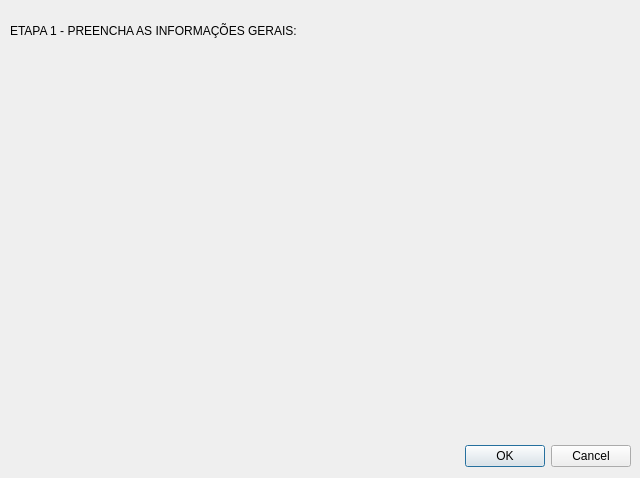
<?xml version="1.0" encoding="UTF-8"?>
<ui version="4.0">
 <class>Dialog</class>
 <widget class="QDialog" name="Dialog">
  <property name="geometry">
   <rect>
    <x>0</x>
    <y>0</y>
    <width>640</width>
    <height>478</height>
   </rect>
  </property>
  <property name="windowTitle">
   <string>INFORMAÇÕES GERAIS</string>
  </property>
  <widget class="QDialogButtonBox" name="buttonBox">
   <property name="geometry">
    <rect>
     <x>10</x>
     <y>440</y>
     <width>621</width>
     <height>32</height>
    </rect>
   </property>
   <property name="orientation">
    <enum>Qt::Horizontal</enum>
   </property>
   <property name="standardButtons">
    <set>QDialogButtonBox::Cancel|QDialogButtonBox::Ok</set>
   </property>
  </widget>
  <widget class="QWidget" name="verticalLayoutWidget">
   <property name="geometry">
    <rect>
     <x>10</x>
     <y>50</y>
     <width>621</width>
     <height>361</height>
    </rect>
   </property>
   <layout class="QVBoxLayout" name="verticalLayout"/>
  </widget>
  <widget class="QLabel" name="label">
   <property name="geometry">
    <rect>
     <x>10</x>
     <y>20</y>
     <width>619</width>
     <height>21</height>
    </rect>
   </property>
   <property name="text">
    <string>ETAPA 1 - PREENCHA AS INFORMAÇÕES GERAIS:</string>
   </property>
  </widget>
 </widget>
 <resources/>
 <connections>
  <connection>
   <sender>buttonBox</sender>
   <signal>accepted()</signal>
   <receiver>Dialog</receiver>
   <slot>accept()</slot>
   <hints>
    <hint type="sourcelabel">
     <x>248</x>
     <y>254</y>
    </hint>
    <hint type="destinationlabel">
     <x>157</x>
     <y>274</y>
    </hint>
   </hints>
  </connection>
  <connection>
   <sender>buttonBox</sender>
   <signal>rejected()</signal>
   <receiver>Dialog</receiver>
   <slot>reject()</slot>
   <hints>
    <hint type="sourcelabel">
     <x>316</x>
     <y>260</y>
    </hint>
    <hint type="destinationlabel">
     <x>286</x>
     <y>274</y>
    </hint>
   </hints>
  </connection>
 </connections>
</ui>
